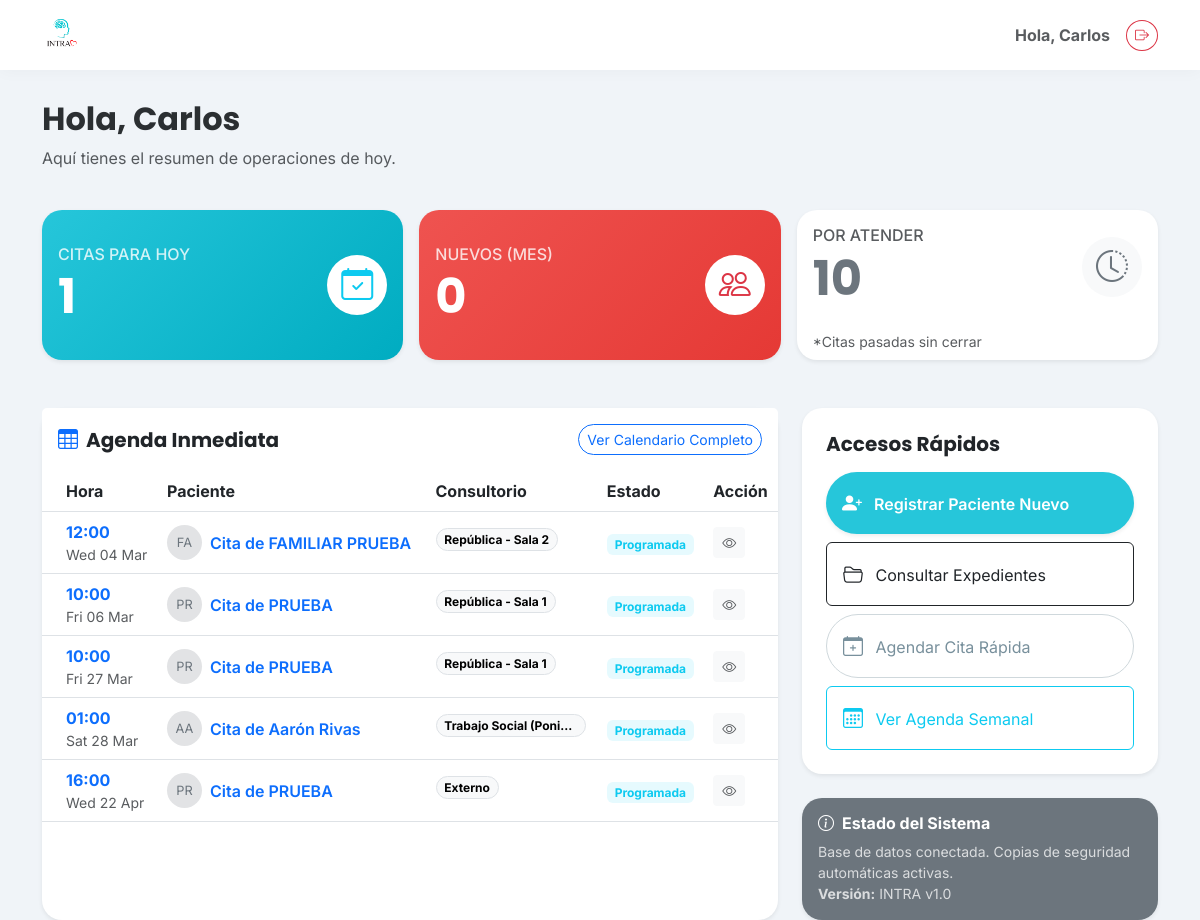
The app's page / (signed in) with its own data.
### clinica/models.py (models this page shows, shortened)
class Cita(models.Model):
    ESTATUS_CHOICES = [
        ('programada', 'Programada'),
        ('asistio', 'Asistió'),
        ('cancelada', 'Cancelada'),
        ('no_asistio', 'No Asistió'),
    ]
    PAGO_CHOICES = [
        ('Efectivo', 'Efectivo'),
        ('Transferencia', 'Transferencia'),
        ('Terminal', 'Terminal'),
        ('Pase', 'Pase'),
        ('Gratuito', 'Gratuito'),
        ('Pendiente', 'Pendiente'),
    ]
    paciente = models.ForeignKey(Paciente, on_delete=models.CASCADE, related_name='citas')
    pacientes_adicionales = models.ManyToManyField(
        Paciente,
        blank=True,
        related_name='citas_como_adicional',
    )
    fecha = models.DateField()
    hora = models.TimeField()
    division = models.ForeignKey(Division, on_delete=models.SET_NULL, null=True)
    consultorio = models.ForeignKey(Consultorio, on_delete=models.SET_NULL, null=True)
    servicio = models.ForeignKey(Servicio, on_delete=models.SET_NULL, null=True)
    terapeuta = models.ForeignKey(Terapeuta, on_delete=models.SET_NULL, null=True)
    costo = models.DecimalField(max_digits=10, decimal_places=2, null=True, blank=True)
    metodo_pago = models.CharField(max_length=50, null=True, blank=True)
    estatus = models.CharField(max_length=20, choices=ESTATUS_CHOICES, default='programada')
    folio_fiscal = models.CharField(max_length=100, blank=True, null=True)
    notas = models.TextField(blank=True, null=True)
    def pacientes_display(self):
        nombres = [self.paciente.nombre] if self.paciente_id else []
        nombres.extend(self.pacientes_adicionales.values_list('nombre', flat=True))
        return ", ".join(nombres)
    def pacientes_display_natural(self):
        nombres = [self.paciente.nombre] if self.paciente_id else []
        nombres.extend(list(self.pacientes_adicionales.values_list('nombre', flat=True)))
        if not nombres:
            return ""
        if len(nombres) == 1:
            return nombres[0]
        if len(nombres) == 2:
            return f"{nombres[0]} y {nombres[1]}"
        return f"{', '.join(nombres[:-1])} y {nombres[-1]}"
    def titulo_cita(self):
        pacientes = self.pacientes_display_natural()
        return f"Cita de {pacientes}" if pacientes else "Cita"
    class Meta:
        verbose_name = "Cita"
        verbose_name_plural = "Citas"
        ordering = ['-fecha', '-hora']

class Paciente(models.Model):
    TIPO_CONTACTO_CHOICES = [
        ('propio', 'Propio'),
        ('madre', 'Madre'),
        ('padre', 'Padre'),
        ('pareja', 'Pareja'),
        ('otro', 'Otro'),
    ]
    SEXO_CHOICES = [
        ('Femenino', 'Femenino'),
        ('Masculino', 'Masculino'),
    ]
    usuario = models.OneToOneField(User, on_delete=models.SET_NULL, null=True, blank=True, related_name='perfil_paciente')
    nombre = models.CharField(max_length=200, verbose_name="Nombre Completo")
    fecha_nacimiento = models.DateField(verbose_name="Fecha de Nacimiento")
    nombre_normalizado = models.CharField(max_length=200, blank=True, editable=False)
    sexo = models.CharField(
        max_length=20,
        choices=SEXO_CHOICES,
        default='Femenino',
        verbose_name="Sexo"
    )
    telefono = models.CharField(max_length=20, verbose_name="Teléfono (WhatsApp)")
    identidad_contacto = models.CharField(max_length=20, choices=TIPO_CONTACTO_CHOICES, default='propio')
    servicio_inicial = models.ForeignKey('Servicio', on_delete=models.SET_NULL, null=True, verbose_name="Servicio Inicial")
    consentimiento_firmado = models.FileField(upload_to='documentos/', blank=True, null=True)
    estudio_socioeconomico = models.FileField(upload_to='documentos/', blank=True, null=True)
    apertura_expediente = models.FileField(upload_to='documentos/', blank=True, null=True)
    resumen_clinico = models.TextField(blank=True, null=True)
    pacientes_relacionados = models.ManyToManyField('self', blank=True, symmetrical=True)
    enlace_resultados = models.URLField(blank=True, null=True)
    fecha_registro = models.DateTimeField(auto_now_add=True)
    def __str__(self):
        return self.nombre
    class Meta:
        verbose_name = "Paciente"
        verbose_name_plural = "Pacientes"

class Consultorio(models.Model):
    nombre = models.CharField(max_length=100)
    def __str__(self):
        return self.nombre

### clinica/views.py (the view)
# urls.py: path('', clinica_views.home, name='home'),
@login_required
def home(request):
    if hasattr(request.user, 'perfil_terapeuta'):
        return redirect('portal_terapeuta')
    if hasattr(request.user, 'perfil_paciente'):
        return redirect('portal_paciente')
    from django.utils import timezone
    from .forms import CitaForm
    from .models import SolicitudCita # <-- Importamos la sala de espera por si acaso
    hoy = timezone.now().date()
    mes_actual = timezone.now().month
    solicitudes_pendientes = SolicitudCita.objects.filter(estado='pendiente').order_by('fecha_creacion')
    citas_hoy_count = Cita.objects.filter(fecha=hoy).count()
    pendientes_count = Cita.objects.filter(
        fecha__lte=hoy,
        estatus='programada'
    ).count()
    pacientes_nuevos = Paciente.objects.filter(
        fecha_registro__month=mes_actual
    ).count()
    proximas_citas = Cita.objects.filter(
        fecha__gte=hoy,
        estatus='programada'
    ).order_by('fecha', 'hora')[:5]
    return render(request, 'clinica/home.html', {
        'citas_hoy': citas_hoy_count,
        'pendientes': pendientes_count,
        'pacientes_nuevos': pacientes_nuevos,
        'proximas_citas': proximas_citas,
        'hoy': hoy,
        'form': CitaForm(),
        'solicitudes_pendientes': solicitudes_pendientes, # <--- AQUI YA ESTA INCLUIDO EN EL PAQUETE
    })

### clinica/models.py (called while the page is built)
    def __str__(self):
        return self.nombre

    def __str__(self):
        return self.nombre

    def __str__(self):
        return self.nombre

### clinica/templates/clinica/home.html (shortened to what this page needs)
{% extends 'clinica/base.html' %}
{% load static %}
{% block content %}
<div class="row mb-4 animate__animated animate__fadeIn">
    <div class="col-12">
        <h2 class="fw-bold text-secondary-emphasis">
            Hola, {{ user.username|title }}
        </h2>
        <p class="text-muted">Aquí tienes el resumen de operaciones de hoy.</p>
    </div>
</div>
<div class="row g-3 mb-5">
    <div class="col-md-4">
        <div class="card border-0 shadow-sm h-100" style="background: linear-gradient(135deg, #26C6DA 0%, #00ACC1 100%); color: white;">
            <div class="card-body d-flex align-items-center justify-content-between">
                <div>
                    <h6 class="text-uppercase mb-1" style="opacity: 0.8;">Citas para Hoy</h6>
                    <h1 class="fw-bold mb-0 display-5">{{ citas_hoy }}</h1>
                </div>
                <div class="stat-icon bg-white text-info rounded-circle d-flex align-items-center justify-content-center" style="width: 60px; height: 60px;">
                    <i class="bi bi-calendar-check fs-2"></i>
                </div>
            </div>
        </div>
    </div>
    <div class="col-md-4">
        <div class="card border-0 shadow-sm h-100" style="background: linear-gradient(135deg, #EF5350 0%, #E53935 100%); color: white;">
            <div class="card-body d-flex align-items-center justify-content-between">
                <div>
                    <h6 class="text-uppercase mb-1" style="opacity: 0.8;">Nuevos (Mes)</h6>
                    <h1 class="fw-bold mb-0 display-5">{{ pacientes_nuevos }}</h1>
                </div>
                <div class="stat-icon bg-white text-danger rounded-circle d-flex align-items-center justify-content-center" style="width: 60px; height: 60px;">
                    <i class="bi bi-people fs-2"></i>
                </div>
            </div>
        </div>
    </div>
    <div class="col-md-4">
        <div class="card border-0 shadow-sm h-100 bg-white">
            <div class="card-body d-flex align-items-center justify-content-between">
                <div>
                    <h6 class="text-uppercase mb-1 text-muted">Por Atender</h6>
                    <h1 class="fw-bold mb-0 display-5 text-secondary">{{ pendientes }}</h1>
                </div>
                <div class="stat-icon bg-light text-secondary rounded-circle d-flex align-items-center justify-content-center" style="width: 60px; height: 60px;">
                    <i class="bi bi-clock-history fs-2"></i>
                </div>
            </div>
            <div class="card-footer bg-transparent border-0 text-muted small">
                *Citas pasadas sin cerrar
            </div>
        </div>
    </div>
</div>
<div class="row g-4">
    <div class="col-lg-8">
        <div class="card shadow-sm border-0 h-100">
            <div class="card-header bg-white border-0 py-3 d-flex justify-content-between align-items-center">
                <h5 class="fw-bold mb-0"><i class="bi bi-table me-2 text-primary"></i>Agenda Inmediata</h5>
                <a href="{% url 'vista_calendario' %}" class="btn btn-sm btn-outline-primary rounded-pill">Ver Calendario Completo</a>
            </div>
            <div class="card-body p-0">
                <div class="table-responsive">
                    <table class="table table-hover align-middle mb-0">
                        <thead class="bg-light">
                            <tr>
                                <th class="ps-4">Hora</th>
                                <th>Paciente</th>
                                <th>Consultorio</th>
                                <th>Estado</th>
                                <th>Acción</th>
                            </tr>
                        </thead>
                        <tbody>
    {% for cita in proximas_citas %}
    <tr>
        <td class="ps-4">
            <div class="d-flex flex-column">
                <span class="fw-bold text-primary">{{ cita.hora|time:"H:i" }}</span>
                <span class="small text-muted">{{ cita.fecha|date:"D d M" }}</span>
            </div>
        </td>
        <td>
            <div class="d-flex align-items-center">
                <div class="avatar-initial rounded-circle bg-secondary-subtle text-secondary me-2 d-flex align-items-center justify-content-center" style="width: 35px; height: 35px; font-size: 0.8rem;">
                    {{ cita.pacientes_display|slice:":2"|upper }}
                </div>
                <a href="{% url 'detalle_paciente' cita.paciente.id %}" class="text-decoration-none fw-semibold text-primary">
                    {{ cita.titulo_cita }}
                </a>
            </div>
        </td>
        <td>
            <span class="badge rounded-pill text-bg-light border text-truncate" style="max-width: 150px;">
                {{ cita.consultorio }}
            </span>
        </td>
        <td>
            {% if cita.estatus == 'programada' %}
                <span class="badge bg-info bg-opacity-10 text-info">Programada</span>
            {% else %}
                <span class="badge bg-secondary">{{ cita.estatus }}</span>
            {% endif %}
        </td>
        <td>
            <button class="btn btn-sm btn-light text-muted btn-ver-detalle"
                data-bs-toggle="modal"
                data-bs-target="#modalDetalleCita"
                data-paciente="{{ cita.titulo_cita }}"
                data-servicio="{{ cita.servicio }}"
                data-fecha="{{ cita.fecha|date:'l d F' }} a las {{ cita.hora|time:'H:i' }}"
                data-consultorio="{{ cita.consultorio }}"
                data-terapeuta="{{ cita.terapeuta }}"
                data-costo="{{ cita.costo|default:'' }}"
                data-notas="{{ cita.notas|default:'Sin notas' }}"
                data-id="{{ cita.id }}">
                <i class="bi bi-eye"></i>
            </button>
        </td>
    </tr>
    {% endfor %}
</tbody>
                    </table>
                </div>
            </div>
        </div>
    </div>
    <div class="col-lg-4">
        <div class="card shadow-sm border-0 mb-4">
            <div class="card-body p-4">
                <h5 class="fw-bold mb-3">Accesos Rápidos</h5>
                <div class="d-grid gap-2">
                    <a href="{% url 'registrar_paciente' %}" class="btn btn-primary shadow-sm text-start p-3">
                        <i class="bi bi-person-plus-fill fs-5 me-2"></i> Registrar Paciente Nuevo
                    </a>
                    <a href="{% url 'lista_pacientes' %}" class="btn btn-outline-dark text-start p-3">
                        <i class="bi bi-folder2-open fs-5 me-2"></i> Consultar Expedientes
                    </a>
                    <button class="btn btn-outline-secondary text-start p-3" data-bs-toggle="modal" data-bs-target="#modalCita">
                        <i class="bi bi-calendar-plus fs-5 me-2"></i> Agendar Cita Rápida
                    </button>
                    <a href="{% url 'vista_calendario' %}" class="btn btn-outline-info text-start p-3">
                        <i class="bi bi-calendar3 fs-5 me-2"></i> Ver Agenda Semanal
                    </a>
                </div>
            </div>
        </div>
        <div class="card shadow-sm border-0 bg-secondary text-white">
            <div class="card-body">
                <h6 class="fw-bold"><i class="bi bi-info-circle me-2"></i>Estado del Sistema</h6>
                <p class="small mb-0 opacity-75">
                    Base de datos conectada. Copias de seguridad automáticas activas.
                    <br><strong>Versión:</strong> INTRA v1.0
                </p>
            </div>
        </div>
    </div>
</div>
<link href="https://cdn.jsdelivr.net/npm/select2@4.1.0-rc.0/dist/css/select2.min.css" rel="stylesheet" />
{% endblock %}

### clinica/templates/clinica/base.html (shortened to what this page needs)
{% load static %}
<!DOCTYPE html>
<html lang="es">
<head>
    <link href="https://cdn.jsdelivr.net/npm/bootstrap@5.3.0/dist/css/bootstrap.min.css" rel="stylesheet">
    <link rel="stylesheet" href="https://cdn.jsdelivr.net/npm/bootstrap-icons@1.10.5/font/bootstrap-icons.css">
</head>
<body>
    <nav class="navbar navbar-expand-lg fixed-top">
        <div class="container">
            <a class="navbar-brand d-flex align-items-center" href="{% url 'home' %}">
               <img src="{% static 'clinica/images/logo.png' %}" alt="Logo INTRA" class="me-2">
            </a>
            <div class="d-flex align-items-center">
                <span class="me-3 text-muted fw-bold d-none d-md-block">
                    Hola, {{ user.username|title }}
                </span>
                <form action="{% url 'logout' %}" method="post">
                    <button type="submit" class="btn btn-outline-danger btn-sm rounded-circle" title="Cerrar Sesión">
                        <i class="bi bi-box-arrow-right"></i>
                    </button>
                </form>
            </div>
        </div>
    </nav>
    <div class="container" style="margin-top: 100px;">
        {% block content %}
        {% endblock %}
    </div>
</body>
<link href="https://cdn.jsdelivr.net/npm/select2@4.1.0-rc.0/dist/css/select2.min.css" rel="stylesheet" />
<link rel="stylesheet" href="https://cdn.jsdelivr.net/npm/select2-bootstrap-5-theme@1.3.0/dist/select2-bootstrap-5-theme.min.css" />
</html>

### clinica/templates/clinica/base.html (style rules this page uses)
:root { --intra-primary: #26C6DA; --intra-secondary: #EF5350; --intra-dark: #37474F; --intra-light: #F0F4F8; --intra-white: #FFFFFF; }
body { background-color: var(--intra-light); font-family: 'Inter', sans-serif; color: var(--intra-dark); }
h1, h2, h3, h4, h5, .navbar-brand { font-family: 'Poppins', sans-serif; }
.btn-primary { background-color: var(--intra-primary); border: none; border-radius: 50px; padding: 10px 25px; font-weight: 600; box-shadow: 0 4px 15px rgba(38, 198, 218, 0.3); transition: all 0.3s ease; }
.btn-outline-secondary { border-color: #CFD8DC; color: #78909C; border-radius: 50px; padding: 10px 25px; }
.card { border: none; border-radius: 20px; box-shadow: 0 10px 30px rgba(0,0,0,0.05); }
.navbar { background-color: var(--intra-white); box-shadow: 0 2px 15px rgba(0,0,0,0.03); padding-top: 10px; padding-bottom: 10px; }
.navbar-brand img { height: 40px; width: auto; }

### records on screen
Cita: hora "12:00", fecha "Wed 04 Mar", pacientes_display "FA", titulo_cita "Cita de FAMILIAR PRUEBA", consultorio "República - Sala 2", estatus "Programada"
Cita: hora "10:00", fecha "Fri 06 Mar", pacientes_display "PR", titulo_cita "Cita de PRUEBA", consultorio "República - Sala 1", estatus "Programada"
Cita: hora "10:00", fecha "Fri 27 Mar", pacientes_display "PR", titulo_cita "Cita de PRUEBA", consultorio "República - Sala 1", estatus "Programada"
Cita: hora "01:00", fecha "Sat 28 Mar", pacientes_display "AA", titulo_cita "Cita de Aarón Rivas", consultorio "Trabajo Social (Poni…", estatus "Programada"
Cita: hora "16:00", fecha "Wed 22 Apr", pacientes_display "PR", titulo_cita "Cita de PRUEBA", consultorio "Externo", estatus "Programada"

### other values on screen
{{ user.username|title }} "Carlos"
{{ citas_hoy }} "1"
{{ pacientes_nuevos }} "0"
{{ pendientes }} "10"
